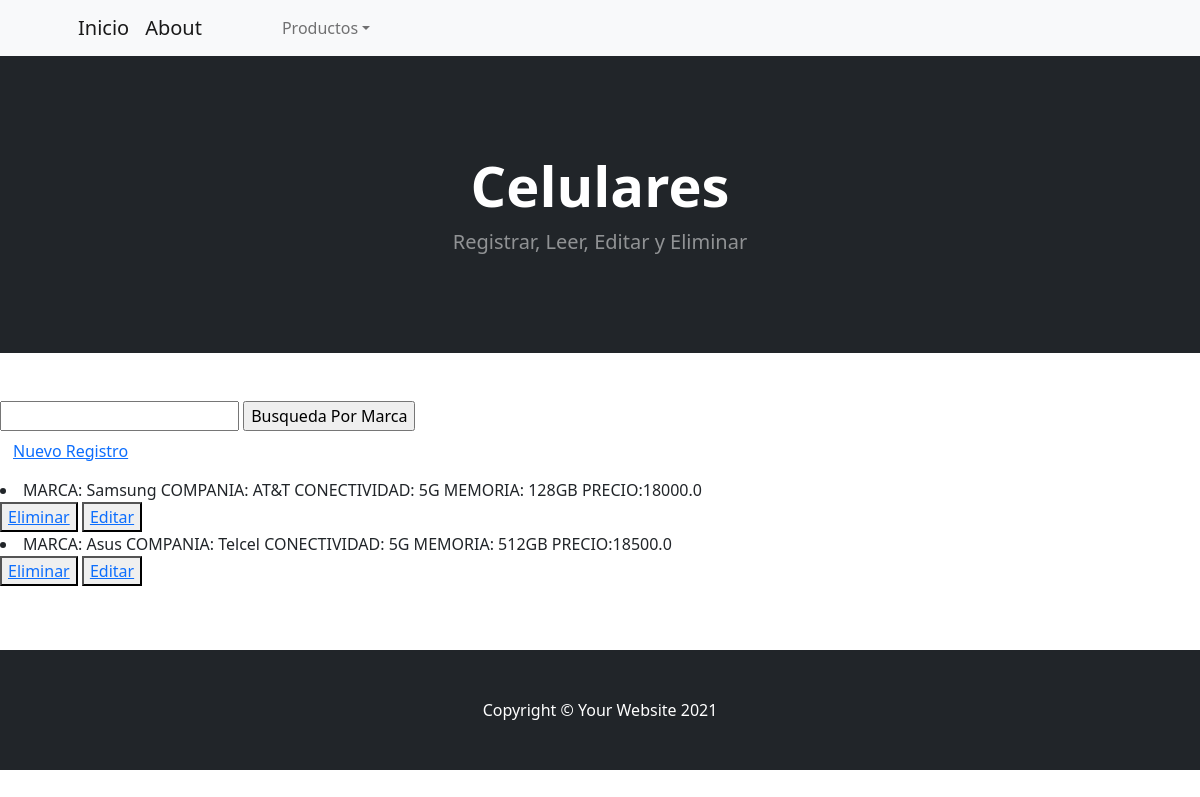
The app's page /AppTecno/leerCelulares with its own data.
### AppTecno/models.py (models this page shows)
class Celulares(models.Model):
    marca = models.CharField(max_length=10)
    compania = models.CharField(max_length=10)
    conectividad = models. CharField(max_length=3)
    memoria = models.CharField (max_length=6)
    precio = models.FloatField ()
    def __str__(self):
        return f"MARCA: {self.marca} COMPANIA: {self.compania} CONECTIVIDAD: {self.conectividad} MEMORIA: {self.memoria} PRECIO:{self.precio}"

### AppTecno/views.py (the view)
# urls.py: path('leerCelulares',views.leerCelulares,name="LeerCelulares"),
def leerCelulares (request):
    celulares = Celulares.objects.all()
    contexto = {"celulares":celulares}
    return render (request, "AppTecno/leerCelulares.html", contexto)

### AppTecno/templates/AppTecno/leerCelulares.html (shortened to what this page needs)
{%extends "AppInicio/base.html"%}
{%load static%}
{%block dep%}
<a class="navbar-brand" href="#!">About</a>
{%endblock%}
{%block head%}
<h1 class="display-4 fw-bolder">Celulares</h1>
<p class="lead fw-normal text-white-50 mb-0">Registrar, Leer, Editar y Eliminar</p>
{%endblock%}
{%block contenido%}
    <form action="/AppTecno/buscarCelular/" method="GET">
        <input type="text" name="marca" id="marca">
        <input type="submit" value="Busqueda Por Marca">
    </form>
    <h3>
        <button type="button" class="btn btn-link">
        <a href="{% url 'CelularesRegistro' %}">Nuevo Registro</a>
        </button>
    </h3>
    {% for l in celulares %}
        <li>{{l}}</li>
        <button>
            <a href="{% url 'EliminarCelular' l.id %}">Eliminar</a>
        </button>
        <button>
            <a href="{% url 'EditCel' l.id %}">Editar</a>
        </button>
    {% endfor %}
{%endblock%}

### records on screen
Celulares: marca+compania+conectividad "MARCA: Samsung COMPANIA: AT&T CONECTIVIDAD: 5G MEMORIA: 128GB PRECIO:18000.0"
Celulares: marca+compania+conectividad "MARCA: Asus COMPANIA: Telcel CONECTIVIDAD: 5G MEMORIA: 512GB PRECIO:18500.0"
